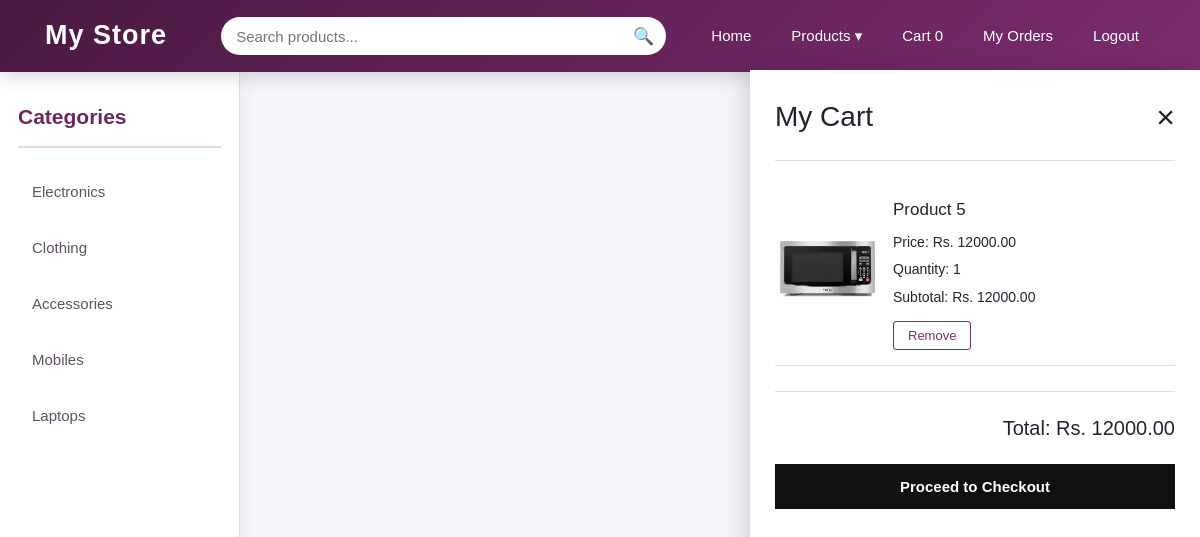
The app's page /cart/ (signed in) with its own data.
### ecomweb/models.py (models this page shows, shortened)
class CartItem(models.Model):
    user = models.ForeignKey(User, on_delete=models.CASCADE)
    product = models.ForeignKey(Product, on_delete=models.CASCADE)
    quantity = models.PositiveIntegerField(default=1)
    def subtotal(self):
        return self.product.price * self.quantity

class Product(models.Model):
    name = models.CharField(max_length=200)
    description = models.TextField()
    price = models.DecimalField(max_digits=10, decimal_places=2)
    image = models.CharField(max_length=255)
    category = models.CharField(max_length=100)

### ecomweb/views.py (the view)
# urls.py: path('cart/', views.cart, name='cart'),
@login_required(login_url='login')
def cart(request):
    products = CartItem.objects.filter(user=request.user)
    total = sum(item.subtotal() for item in products)
    return render(request, "cart.html", {
        "products": products,
        "total": total
    })

### ecomweb/templates/cart.html (shortened to what this page needs)
{% load static %}
<!DOCTYPE html>
<html lang="en">
<head>
    <link rel="stylesheet" href="{% static 'css/style.css' %}">
</head>
<body>
    {% include 'navbar.html' %}
    {% include 'cart_panel.html' %}
</body>
</html>

### ecomweb/templates/cart_panel.html
{% load static %}
<div class="cart-container" id="cart-panel">
    <div class="cart-header">
        <h1>My Cart</h1>
        <span class="cart-close" id="cart-close">&times;</span>
    </div>
    {% if products %}
        {% for item in products %}
            <div class="cart-item">
                <div class="cart-image">
                    {% if item.product.image %}
                        <img src="{% static item.product.image %}" alt="{{ item.product.name }}">
                    {% endif %}
                </div>
                <div class="cart-details">
                    <h2>{{ item.product.name }}</h2>
                    <p>Price: Rs. {{ item.product.price }}</p>
                    <p>Quantity: {{ item.quantity }}</p>
                    <p>Subtotal: Rs. {{ item.subtotal }}</p>
                    <button class="remove-item-btn" data-url="{% url 'remove_from_cart' item.id %}">
                         Remove
                    </button>
                </div>
            </div>
        {% endfor %}
        <div class="cart-total">
            <h2>Total: Rs. {{ total }}</h2>
            <a href="{% url 'checkout' %}">
                <button type="button">Proceed to Checkout</button>
            </a>
        </div>
    {% else %}
        <h2>Your cart is empty.</h2>
        <a href="/" id="cart-continue">Continue Shopping</a>
    {% endif %}
</div>

### ecomweb/static/css/style.css (style rules this page uses)
* { margin: 0; padding: 0; box-sizing: border-box; }
html { scroll-behavior: smooth; }
body { font-family: Arial, Helvetica, sans-serif; background: #f6f3fa; color: #29202f; line-height: 1.6; }
.cart-container { position: fixed; top: 70px; right: 0; width: 450px; max-width: 90vw; height: calc(100vh - 70px); background: #ffffff; padding: 25px; overflow-y: auto; box-shadow: -5px 0 20px rgba(0, 0, 0, 0.15); z-index: 99999; }
.cart-header { display: flex; justify-content: space-between; align-items: center; padding-bottom: 20px; margin-bottom: 20px; border-bottom: 1px solid #ddd; }
.cart-header h1 { margin: 0; font-size: 28px; font-weight: 400; }
.cart-close { text-decoration: none; color: #222; font-size: 32px; line-height: 1; cursor: pointer; }
.cart-item { display: flex; align-items: center; gap: 18px; padding: 15px 5px; margin-bottom: 10px; background: white; border-bottom: 1px solid #ddd; }
.cart-image img { width: 95px; height: 110px; object-fit: contain; border-radius: 4px; }
.cart-details { flex: 1; }
.cart-details h2 { margin: 0 0 8px; font-size: 17px; font-weight: 500; }
.cart-details p { margin: 5px 0; font-size: 14px; }
.cart-total { text-align: right; margin-top: 25px; padding-top: 20px; border-top: 1px solid #ddd; }
.cart-total h2 { font-size: 20px; font-weight: 500; margin-bottom: 20px; }
.cart-total button { width: 100%; padding: 14px 25px; border: none; border-radius: 0; background: #111; color: white; font-size: 15px; font-weight: 600; cursor: pointer; }
.remove-item-btn { margin-top: 8px; padding: 6px 14px; border: 1px solid #7b2c6d; background: transparent; color: #7b2c6d; font-size: 13px; cursor: pointer; border-radius: 3px; }

### records on screen
CartItem: product.image (picture), product.name "Product 5", product.price "12000.00", quantity "1", subtotal "12000.00"

### other values on screen
{{ total }} "12000.00"
